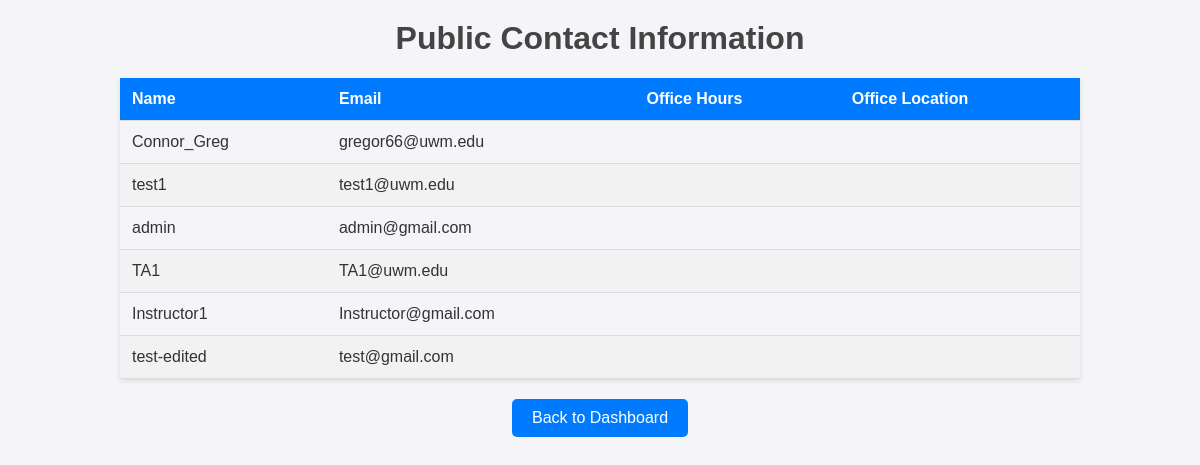
/public-contacts/ (signed in), run on an earlier commit of the app's database.
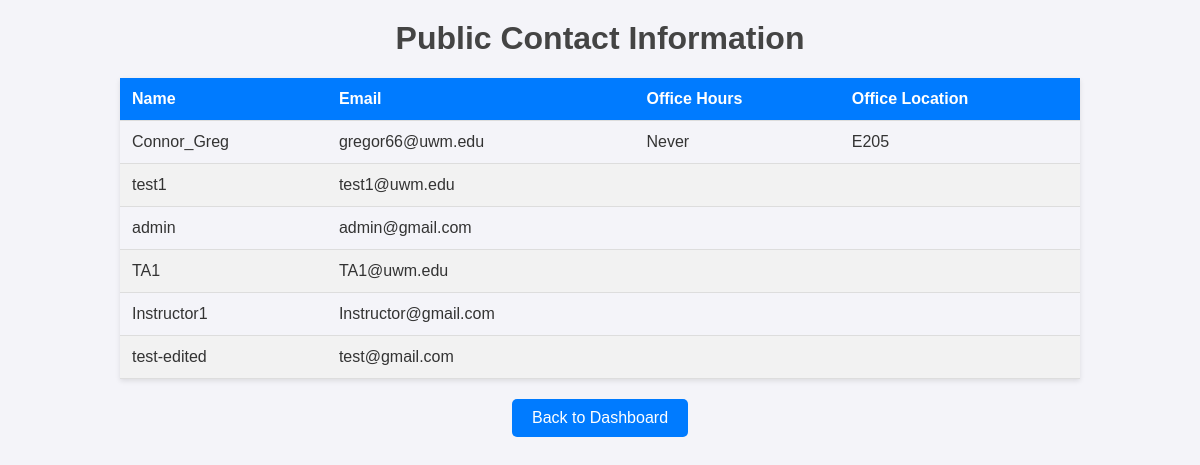
And on a later commit of the database.
### TASchedulerApp/models.py (models this page shows, shortened)
class MyUser(AbstractBaseUser):
    ROLE_CHOICES = [
        ('Administrator', 'Administrator'),
        ('Instructor', 'Instructor'),
        ('TA', 'TA'),
    ]
    role = models.CharField(max_length=20, choices=ROLE_CHOICES, default='TA')
    email = models.EmailField(unique=True)
    name = models.CharField(max_length=50, unique=True)
    contactInfo = models.CharField(max_length=50, default='')
    home_address = models.TextField(default='')
    phone_number = models.CharField(max_length=15, default='')
    office_hours = models.TextField(default='')
    office_location = models.CharField(max_length=50, default='')
    is_staff = models.BooleanField(default=False)
    is_active = models.BooleanField(default=True)
    is_superuser = models.BooleanField(default=False)
    objects = MyUserManager()
    EMAIL_FIELD = 'email'
    USERNAME_FIELD = 'name'
    REQUIRED_FIELDS = ['email']

### TASchedulerApp/views.py (the view)
# urls.py: path('public-contacts/', views.view_public_contacts, name='view_public_contacts'),
@login_required
def view_public_contacts(request):
    public_contacts = MyUser.objects.values('name', 'email', 'phone_number', 'office_hours', 'office_location')
    context = {'public_contacts': public_contacts}
    return render(request, 'common/view_public_contacts.html', context)

### templates/common/view_public_contacts.html (shortened to what this page needs)
<!DOCTYPE html>
<html lang="en">
<head>
</head>
<body>
    <h1>Public Contact Information</h1>
    <table>
        <thead>
            <tr>
                <th>Name</th>
                <th>Email</th>
                <th>Office Hours</th>
                <th>Office Location</th>
            </tr>
        </thead>
        <tbody>
            {% for contact in public_contacts %}
            <tr>
                <td>{{ contact.name }}</td>
                <td>{{ contact.email }}</td>
                <td>{{ contact.office_hours }}</td>
                <td>{{ contact.office_location }}</td>
            </tr>
            {% endfor %}
        </tbody>
    </table>
    <a href="{% url 'dashboard' %}" class="back-link">Back to Dashboard</a>
</body>
</html>

What changed in the data, as far as the page shows it:
changed MyUser "Connor_Greg": office_hours (not shown) → "Never"; office_location (not shown) → "E205"
